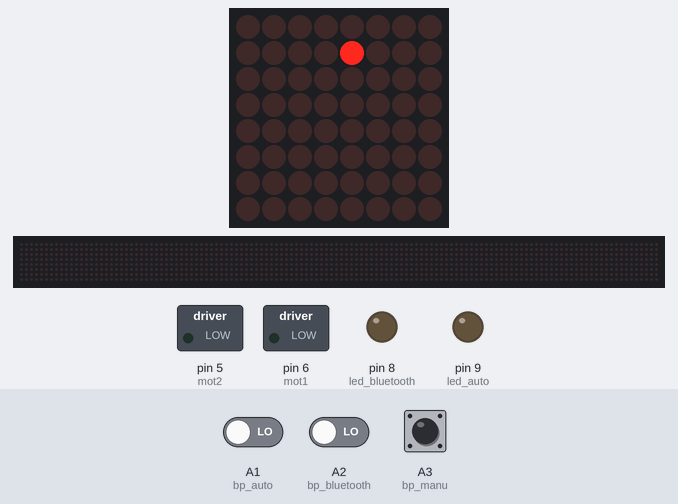
A sketch run on a simulated Arduino Nano, built with avr-gcc and run on an emulated ATmega328P. Shown: 8×8 LED matrix, 128×8 LED matrix, switched loads named in the sketch (green lamp = pin HIGH), output pins drawn as LEDs (lit = HIGH). Wiring (inferred from the names in the program): 2 × MAX7219 LED driver (orientation assumed): CS pin 10 / CS pin 7. The inputs (shaded band) are chosen by the test bench; at power-on: A3 (bp_manu) HIGH, A1 (bp_auto) LOW, A2 (bp_bluetooth) LOW. Pins used as bus, display or sensor lines are not drawn.

Above: at 0.01 s.
At 1.32 s:
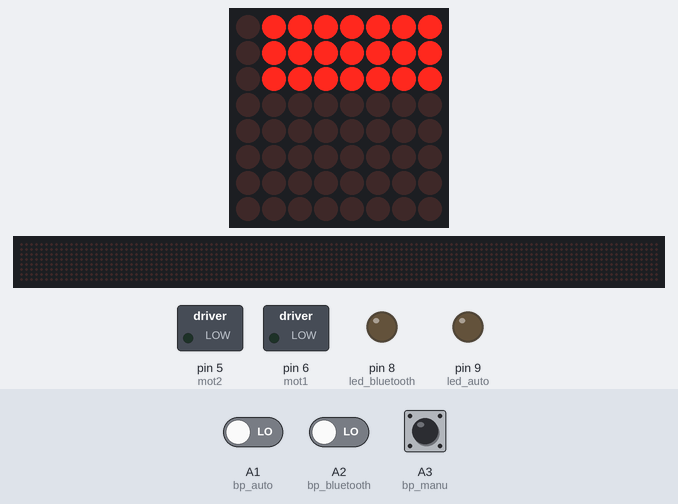
2.3 s: A3 (bp_manu) pulled LOW for 0.15 s
At 2.7 s:
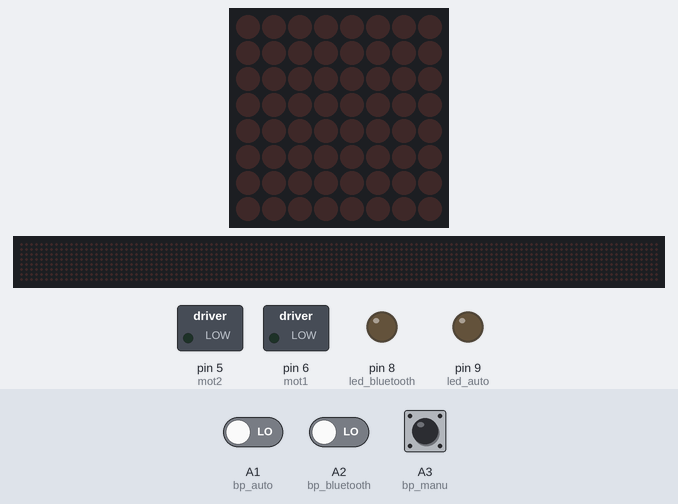
Timing chart, 0 to 5.3 s (numbered marks = the images above; inputs shaded):
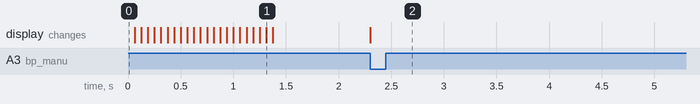

The sketch:

BARREgraph.ino
```cpp
#include <SPI.h>
#include <SoftwareSerial.h>

#define LOAD          10   /* Entrée LOAD du MAX72219 */
#define pot           A6
#define mot1           6
#define mot2           5
#define rxPin          3
#define txPin          4
#define bp_manu        A3
#define bp_bluetooth   A2
#define bp_auto        A1
#define led_manu       7
#define led_bluetooth  8
#define led_auto       9

#define time_delay 500

// MAX7219 Configuration
#define DISPLAY_TEST  0x0F /* Registre Display-Test */
#define SHUTDOWN      0x0C /* Registre Shutdown     */
#define DECODE_MODE   0x09 /* Registre Decode-mode  */
#define SCAN_LIMIT    0x0B /* Registre Scan-limit   */
#define INTENSITY     0x0A /* Registre Intensity    */

const int nb_led = 7;           /* Number of LED         */

//int power_lut[nb_led+1] = {0x00,0x01,0x03,0x07,0x0F,0x1F,0x3F,0x7F};
int Chenillard_lut[nb_led+1] = {0x00,0x01,0x02,0x04,0x08,0x10,0x20,0x40};
int one_led_lut[nb_led] = {0x01,0x02,0x04,0x08,0x10,0x20,0x40};
int Demo_start_lut[3][7] = {
  {0x08,0x1C,0x3E,0x7F,0x7F,0x7F,0x7F},
  {0x40,0x60,0x70,0x78,0x7C,0x7E,0x7F},
  {0x01,0x03,0x07,0x0F,0x1F,0x3F,0x7F}
};

int power_lut[3][8] = {
  {0x00,0x08,0x1C,0x3E,0x7F,0x7F,0x7F},
  {0x40,0x60,0x70,0x78,0x7C,0x7E,0x7F},
  {0x01,0x03,0x07,0x0F,0x1F,0x3F,0x7F}
};


unsigned long delay_ms;

char c;
int puissance;
int bargraph;


const byte nb_digits = 3;   /* nombre de digits du bargraph */
const byte nb_segments_digit = 4; /* nombre de segments par digit */


int demo = 0;
boolean sw_mode;

int bp_auto_default_state = HIGH;
int bp_manu_default_state = HIGH;
int bp_bluetooth_default_state = HIGH ;

int bp_auto_state = 0;
int bp_manu_state = 0;
int bp_bluetooth_state = 0;


int state_led_manu = LOW;
int state_led_auto = LOW;
int state_led_bluetooth = LOW;


int Start = 1;

SoftwareSerial Bluetooth (rxPin, txPin);

void setup() {

  Serial.begin(9600);
  Bluetooth.begin(9600);

// INPUT OUTPUTx
  setPwmFrequency(5, 8);
  setPwmFrequency(5, 8);
   //TCCR0B = TCCR0B & B11111000 | B00000010; // for D5;D6 7.8kHz, NOTE : it affects delay and millis() ;
  //TCCR0B = TCCR0B & B11111000 | B00000011;  // for D5;D6 976Hz
  // Motor
  pinMode(mot1, OUTPUT);
  pinMode(mot2, OUTPUT);
  // Bluetooth
  pinMode(rxPin,INPUT);
  pinMode(txPin,OUTPUT);
  // Max7219
  pinMode(LOAD, OUTPUT); // MOSI Pin
  // Variator
  pinMode(pot, INPUT);   // Speed variator
  // Mode
  pinMode(bp_manu,INPUT_PULLUP);
  pinMode(bp_auto,INPUT);
  pinMode(bp_bluetooth, INPUT);

  pinMode(led_manu, OUTPUT);
//  digitalWrite(led_manu,LOW);
  pinMode(led_bluetooth, OUTPUT);
//  digitalWrite(led_bluetooth,LOW);
  pinMode(led_auto, OUTPUT);
//  digitalWrite(led_auto, LOW);
  //  pinMode(sw, INPUT); // switching mode


  digitalWrite(LOAD, HIGH);

  SPI.begin();
  //SPI.setBitOrder(MSBFIRST); /* bits de poids fort en premier */

  writeRegister(DISPLAY_TEST, 0x00); /* Normal operation */
  writeRegister(DECODE_MODE, 0x00); /* No decode */
  writeRegister(SCAN_LIMIT, nb_digits + 1 ); /* Display digits 0, 1, 2 */
  writeRegister(INTENSITY, 0xF);   /* LED brightness, max=0x0F */
  writeRegister(SHUTDOWN, 0x01);    /* Normal operation */
  writeRegister(1, 0x00);
  writeRegister(2, 0x00);


  switch_off();
  //writeRegister(SHUTDOWN, 0x00);  /* Shutdown mode */
}

void loop()
{

  if (demo == 0){
    start(Demo_start_lut);
    demo= 1;
  }

  select_mode();
//  sw_mode = digitalRead(sw);
  /*
  if (sw_mode == manual_mode){
    Speed_Control_Manual_Acquisition();
  }
  else if (sw_mode == bluetooth_mode){
    Speed_Control_Bluetooth_Acquisition();
  }
  */

  //runningLed(one_led_lut);

}

void writeRegister(byte thisRegister, byte thisValue){ // Écrire dans un registre du MAX7219
  // Mettre l'entrée LOAD à l'état bas
  digitalWrite(LOAD, LOW);

  SPI.transfer(thisRegister); // Adresse du registre
  SPI.transfer(thisValue); // Contenu du registre

  // Basculer l'entrée LOAD à l'état haut pour verrouiller et transférer les données
  digitalWrite(LOAD, HIGH);
}

void select_mode(){

  bp_auto_state      = digitalRead(bp_auto);
  bp_manu_state      = digitalRead(bp_manu);
  bp_bluetooth_state = digitalRead(bp_bluetooth);

  if((bp_manu_state != bp_manu_default_state)) {
    bp_manu_default_state = bp_manu_state;
    if(bp_manu_state == LOW){
      state_led_manu =! state_led_manu;
      digitalWrite(led_manu, state_led_manu);
    }
  }


}

void runningLed(int one_led_lut[7]){
  switch_off();
  for (int digit = 1 ; digit <=3 ; digit++){
    for(int segment = 0 ; segment <7; segment ++){
      writeRegister(digit,one_led_lut[segment]);
      delay_ms = millis(); while(millis()<(delay_ms + time_delay)){}
    }
    writeRegister(digit,0);
  }
  for (int digit = 3 ; digit >=1 ; digit--){
    for(int segment = nb_led-1 ; segment >=0; segment --){
      writeRegister(digit,one_led_lut[segment]);
      delay_ms = millis(); while(millis()<(delay_ms + time_delay)){}
    }
    writeRegister(digit,0);
  }

}

void start(int Demo_start_lut[3][7]){

  for (int i = 0 ; i < 2 ; i++){

    for(int j = 0; j<4; j++){
      writeRegister(2,Demo_start_lut[0][j]);
      delay_ms = millis(); while(millis()<(delay_ms + time_delay)){}
      }

    for(int k = 0; k<7; k++){
      writeRegister(1,Demo_start_lut[1][k]);
      writeRegister(3,Demo_start_lut[2][k]);
      delay_ms = millis(); while(millis()<(delay_ms + time_delay)){}
      }
     switch_off();
  }
    switch_off();
}

void switch_off(){
    writeRegister(1,0);
    writeRegister(2,0);
    writeRegister(3,0);
}

void Speed_Control(int power){
  power = map(power,0,1023,0,255);
  analogWrite(mot1, power);
  analogWrite(mot2, power);
}

void Speed_Control_Manual_Acquisition(){


  int power = analogRead(pot);


  //Serial.println(pot); //Debug purpose

  Speed_Control(power);
  Speed_Control_Display(power);
}

void Speed_Control_Display (int power){

  int Speed = map(power,0,1020,13,0);
  int led = Speed;
  if(Speed<5){
    writeRegister(2,power_lut[0][led]);
    writeRegister(1,0);
    writeRegister(3,0);
  }
  if(Speed>=5 &&Speed <=11){
    led = led-5;
    writeRegister(2,0x7F);
    writeRegister(1,power_lut[1][led]);
    writeRegister(3,power_lut[2][led]);
  }

}

void Speed_Control_Bluetooth_Acquisition(){
  char c ;
  String mot;
  while(Bluetooth.available()){
    delay(2);
    c = Bluetooth.read();
    mot += c;
  }

  if (mot.length()>0){
    //Serial.print("taille mot :");
    //Serial.println(strlen(mot));
    //Serial.println(mot);

    //int power = atoi(mot);
    //Serial.println(mot);
    String value = mot.substring(0,mot.length());
    int power = value.toInt();
    Serial.println(power);
    Speed_Control(power);
    Speed_Control_Display(power);


  }
  mot="";

}

void setPwmFrequency(int pin, int divisor) {
   byte mode;
   if(pin == 5 || pin == 6 || pin == 9 || pin == 10) {
      switch(divisor) {
         case 1: mode = 0x01; break;
         case 8: mode = 0x02; break;
         case 64: mode = 0x03; break;
         case 256: mode = 0x04; break;
         case 1024: mode = 0x05; break;
         default: return;
      }
      if(pin == 5 || pin == 6) {
         TCCR0B = TCCR0B & 0b11111000 | mode;
      } else {
         TCCR1B = TCCR1B & 0b11111000 | mode;
      }
   } else if(pin == 3 || pin == 11) {
      switch(divisor) {
         case 1: mode = 0x01; break;
         case 8: mode = 0x02; break;
         case 32: mode = 0x03; break;
         case 64: mode = 0x04; break;
         case 128: mode = 0x05; break;
         case 256: mode = 0x06; break;
         case 1024: mode = 0x7; break;
         default: return;
      }
      TCCR2B = TCCR2B & 0b11111000 | mode;
   }
}
```
